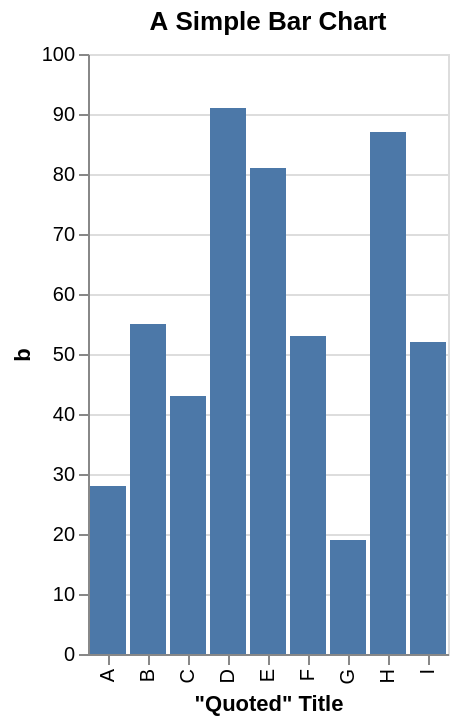

Source (Vega-Lite JSON):
### Vega specification from a JSON file in a GitHub repository (floating-point values rounded to 4 significant figures)
{"$schema": "https://vega.github.io/schema/vega/v5.json", "background": "white", "padding": 5, "height": 300, "title": {"text": "A Simple Bar Chart", "frame": "group"}, "style": "cell", "data": [{"name": "source_0", "values": [{"a": "A", "b": 28}, {"a": "B", "b": 55}, {"a": "C", "b": 43}, {"a": "D", "b": 91}, {"a": "E", "b": 81}, {"a": "F", "b": 53}, {"a": "G", "b": 19}, {"a": "H", "b": 87}, {"a": "I", "b": 52}]}, {"name": "data_0", "source": "source_0", "transform": [{"type": "stack", "groupby": ["a"], "field": "b", "sort": {"field": [], "order": []}, "as": ["b_start", "b_end"], "offset": "zero"}, {"type": "filter", "expr": "isValid(datum[\"b\"]) && isFinite(+datum[\"b\"])"}]}], "signals": [{"name": "x_step", "value": 20}, {"name": "width", "update": "bandspace(domain('x').length, 0.1, 0.05) * x_step"}], "marks": [{"name": "marks", "type": "rect", "style": ["bar"], "from": {"data": "data_0"}, "encode": {"update": {"fill": {"value": "#4c78a8"}, "ariaRoleDescription": {"value": "bar"}, "description": {"signal": "\"\\\"Quoted\\\" Title: \" + (isValid(datum[\"a\"]) ? datum[\"a\"] : \"\"+datum[\"a\"]) + \"; b: \" + (format(datum[\"b\"], \"\"))"}, "x": {"scale": "x", "field": "a"}, "width": {"signal": "max(0.25, bandwidth('x'))"}, "y": {"scale": "y", "field": "b_end"}, "y2": {"scale": "y", "field": "b_start"}}}}], "scales": [{"name": "x", "type": "band", "domain": {"data": "data_0", "field": "a", "sort": true}, "range": {"step": {"signal": "x_step"}}, "paddingInner": 0.1, "paddingOuter": 0.05}, {"name": "y", "type": "linear", "domain": {"data": "data_0", "fields": ["b_start", "b_end"]}, "range": [{"signal": "height"}, 0], "nice": true, "zero": true}], "axes": [{"scale": "y", "orient": "left", "gridScale": "x", "grid": true, "tickCount": {"signal": "ceil(height/40)"}, "domain": false, "labels": false, "aria": false, "maxExtent": 0, "minExtent": 0, "ticks": false, "zindex": 0}, {"scale": "x", "orient": "bottom", "grid": false, "title": "\"Quoted\" Title", "labelAlign": "right", "labelAngle": 270, "labelBaseline": "middle", "zindex": 0}, {"scale": "y", "orient": "left", "grid": false, "title": "b", "labelOverlap": true, "tickCount": {"signal": "ceil(height/40)"}, "zindex": 0}]}
